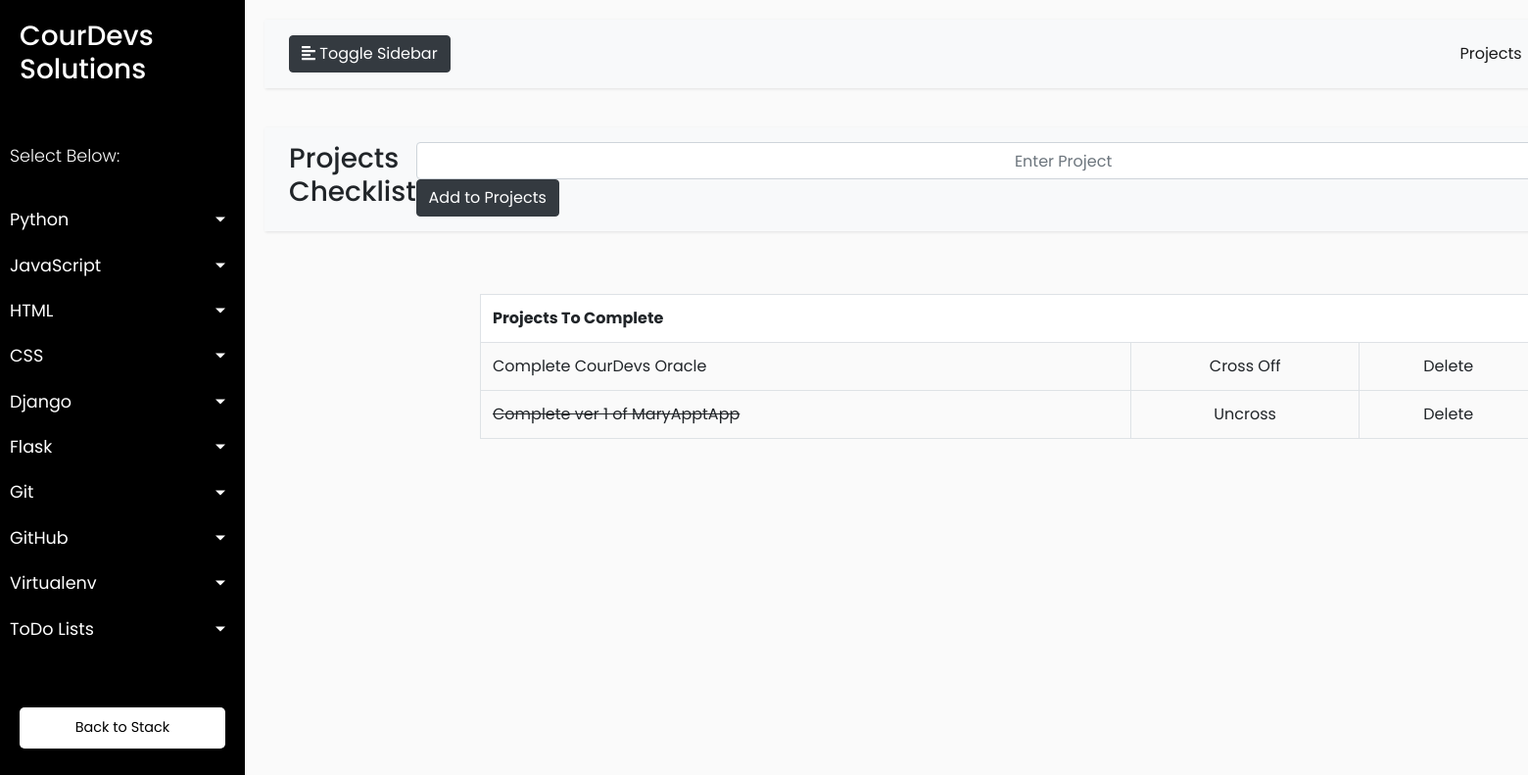
The page /projects/ on the database as committed earlier.
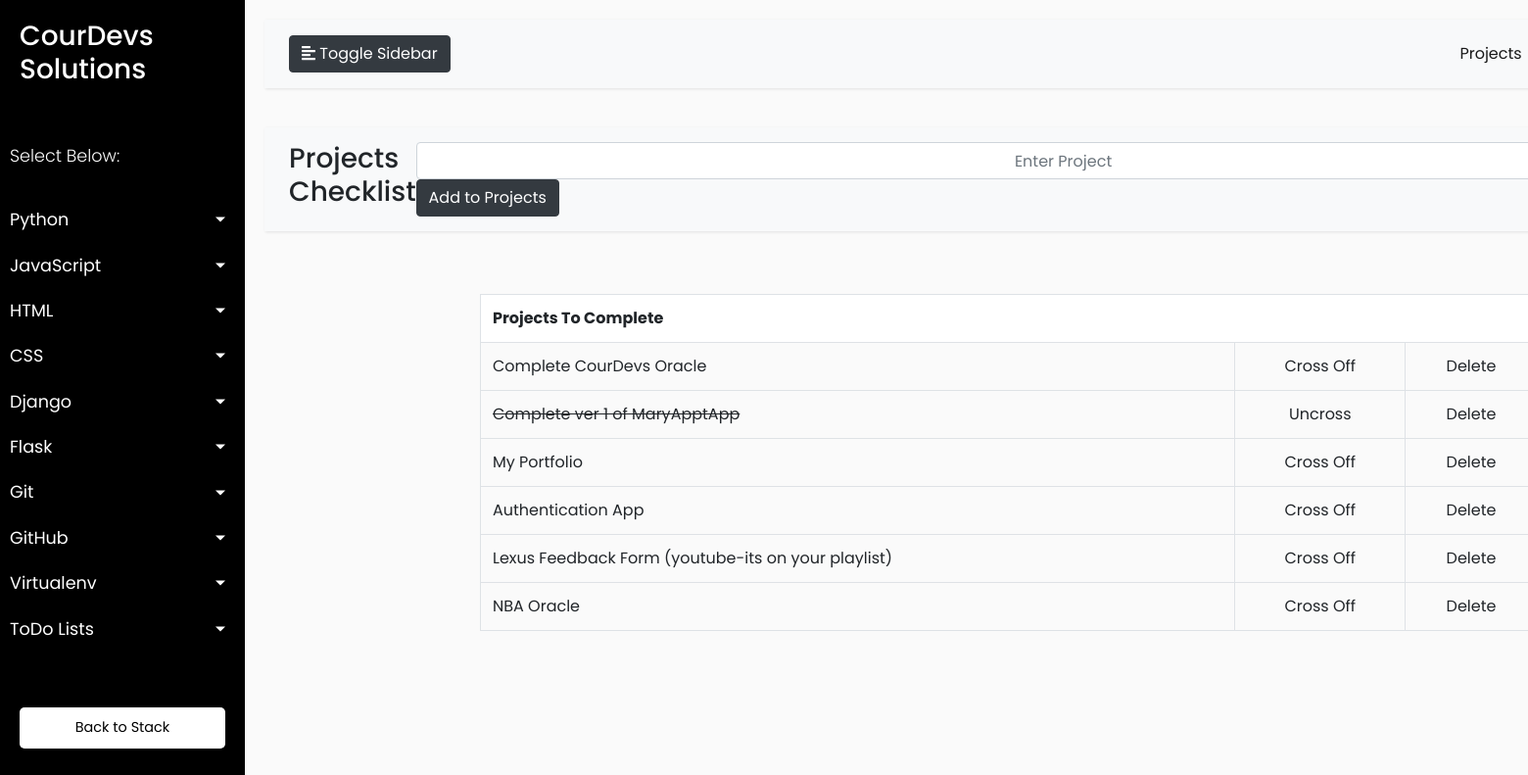
The same page on the database as committed later.
### courdevs/models.py (models this page shows, shortened)
class Projects(models.Model):
	projects = models.CharField(max_length=200)
	projectscomplete = models.BooleanField(default=False)

### courdevs/views.py (the view)
# urls.py: path('projects/', views.projects, name="projects"),
def projects(request):
	if request.method == 'POST':
		pform = ProjectsForm(request.POST or None)
		if pform.is_valid():
			pform.save()
			all_projects = Projects.objects.all
			messages.success(request, ("Project Has Been Added To 'Projects' List"))
			return render(request, "projects.html", {'all_projects': all_projects})
	else:
		all_projects = Projects.objects.all
		return render(request, "projects.html", {'all_projects': all_projects})

### courdevs/templates/projects.html (shortened to what this page needs)
{% extends 'base.html' %}
{% block content %}
<div id="content">
          <nav class="navbar navbar-expand-lg navbar-light bg-light">
                <div class="container-fluid">
                    <button type="button" id="sidebarCollapse" class="btn btn-dark mr-5">
                        <i class="fas fa-align-left"></i>
                        <span>Toggle Sidebar</span>
                    </button>
                    <div class="collapse navbar-collapse" id="navbarSupportedContent">
                        <ul class="nav navbar-nav ml-auto">
                            <li class="nav-item active">
                                <a class="nav-link" href="{% url 'projects' %}">Projects</a>
                            </li>
                        </ul>
                    </div>
                </div>
            </nav>
			<nav class="navbar navbar-expand-sm navbar-light bg-light">
                <div class="container-fluid">
                	<h3>Projects Checklist</h3>
                	<div class="center-block">
						<form class="form-inline my-2 my-lg-0" method="POST">
                    		<input class="form-control mr-5 center" size="90" placeholder="Enter Project" name="projects">
                    		<button type="submit" class="btn btn-dark">Add to Projects</button>
                    	</form>
                    </div>
                </div>
            </nav>
<div class="container">
	{% if all_projects %}
		<div class="container">
			<br>
      			<table class="table table-bordered">
        			<th class="table" colspan="4">Projects To Complete</th>
        			{% for stuff in all_projects %}
        				{% if stuff.projectscomplete %}
        				<tr>
        					<td class="striker">{{ stuff.projects }}</td>
        					<td><center><a href="{% url 'project_uncross' stuff.id %}">Uncross</a></center></td>
        					<td><center><a href="{% url 'project_delete' stuff.id %}">Delete</a></center></td>
        				</tr>
        				{% else %}
        				<tr>
        					<td>{{ stuff.projects }}</td>
        					<td><center><a href="{% url 'project_cross_off' stuff.id %}">Cross Off</a></center></td>
        					<td><center><a href="{% url 'project_delete' stuff.id %}">Delete</a></center></td>
        				</tr>
        				 {% endif %}
        			{% endfor %}
        		</table>
    {% endif %}
        </div>
    </div>
  </div>
 {% endblock %}

### courdevs/templates/base.html (shortened to what this page needs)
{% load static %}
<!DOCTYPE html>
<html>
<head>
    <link rel="stylesheet" href="https://stackpath.bootstrapcdn.com/bootstrap/4.1.0/css/bootstrap.min.css">
    <link rel="stylesheet" href="{% static 'style.css' %}">
</head>
<body>
    <div class="wrapper">
        <nav id="sidebar">
            <div class="sidebar-header">
                <h3>CourDevs Solutions</h3>
            </div>
            <ul class="list-unstyled components">
                <p>Select Below:</p>
                <li>
                    <a href="#python" data-toggle="collapse" aria-expanded="false" class="dropdown-toggle">Python</a>
                </li>
                <li>
                    <a href="#javascript" data-toggle="collapse" aria-expanded="false" class="dropdown-toggle">JavaScript</a>
                </li>
                <li>
                    <a href="#html" data-toggle="collapse" aria-expanded="false" class="dropdown-toggle">HTML</a>
                </li>
                <li>
                    <a href="#css" data-toggle="collapse" aria-expanded="false" class="dropdown-toggle">CSS</a>
                </li>
                <li>
                    <a href="#homeSubmenu" data-toggle="collapse" aria-expanded="false" class="dropdown-toggle">Django</a>
                </li>
                <li>
                    <a href="#flask" data-toggle="collapse" aria-expanded="false" class="dropdown-toggle">Flask</a>
                </li>
                <li>
                    <a href="#git" data-toggle="collapse" aria-expanded="false" class="dropdown-toggle">Git</a>
                </li>
                <li>
                    <a href="#github" data-toggle="collapse" aria-expanded="false" class="dropdown-toggle">GitHub</a>
                </li>
                <li>
                    <a href="#virtualenv" data-toggle="collapse" aria-expanded="false" class="dropdown-toggle">Virtualenv</a>
                </li>
                 <li>
                    <a href="#todo" data-toggle="collapse" aria-expanded="false" class="dropdown-toggle">ToDo Lists</a>
                </li>
            </ul>
            <ul class="list-unstyled CTAs">
                <li>
                    <a href="{% url 'main' %}" class="article">Back to Stack</a>
                </li>
            </ul>
        </nav>
        {% block content %}
        {% endblock %}
    <br>
    <br><br>
        </div>
</body>
</html>

### courdevs/static/style.css (style rules this page uses)
body { font-family: 'Poppins', sans-serif; background: #fafafa; }
p { font-family: 'Poppins', sans-serif; font-size: 1.1em; font-weight: 300; line-height: 1.7em; color: #999; }
a, a:hover, a:focus { color: inherit; text-decoration: none; transition: all 0.3s; }
.navbar { padding: 15px 10px; background: #fff; border: none; border-radius: 0; margin-bottom: 40px; box-shadow: 1px 1px 3px rgba(0, 0, 0, 0.1); }
.wrapper { display: flex; width: 100%; align-items: stretch; }
#sidebar { min-width: 250px; max-width: 250px; background: #000000; color: #fff; transition: all 0.3s; }
#sidebar .sidebar-header { padding: 20px; background: #000000; }
#sidebar ul.components { padding: 20px 0; border-bottom: 1px solid #000000; }
#sidebar ul p { color: #fff; padding: 10px; }
#sidebar ul li a { padding: 10px; font-size: 1.1em; display: block; }
a[data-toggle="collapse"] { position: relative; }
.dropdown-toggle::after { display: block; position: absolute; top: 50%; right: 20px; transform: translateY(-50%); }
ul.CTAs { padding: 20px; }
ul.CTAs a { text-align: center; font-size: 0.9em !important; display: block; border-radius: 5px; margin-bottom: 5px; }
a.article, a.article:hover { background: #FFFFFF !important; color: #000000 !important; }
#content { width: 100%; padding: 20px; min-height: 100vh; transition: all 0.3s; }

### courdevs/templates/projects.html (style rules this page uses)
.center { text-align: center; }
.center-block { margin-right: auto; margin-left: auto; }
.striker { text-decoration: line-through; }

Rows that differ between the two databases and show on the page:
added Projects: projects "My Portfolio"
added Projects: projects "Authentication App"
added Projects: projects "Lexus Feedback Form (youtube-its on your playlist)"
added Projects: projects "NBA Oracle"
